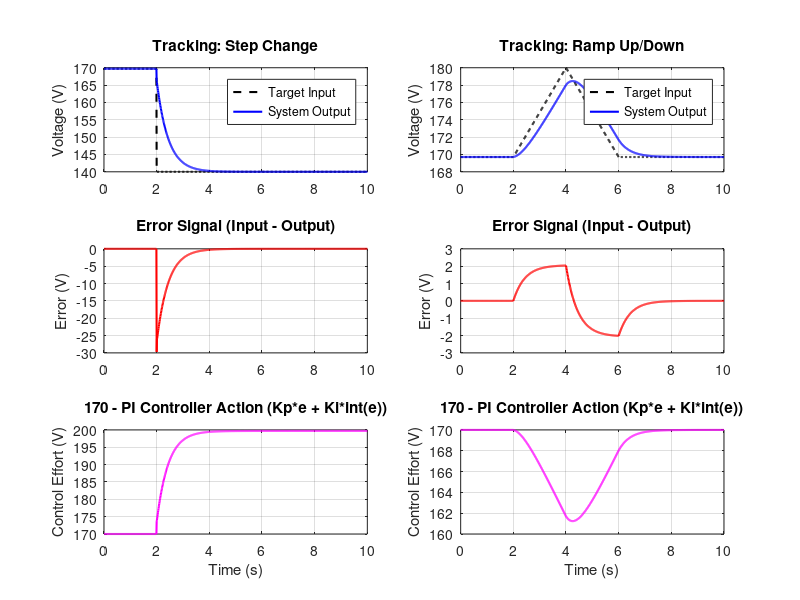

This chart was generated by the following MATLAB code: (Note: this script raises an error after producing the figure.)
%% Closed-Loop PI Controller Response to Step and Ramp Voltage Changes
clear; clc; close all;

% 1. Define System Parameters
V_nominal_rms = 120;                  % Nominal RMS Voltage
V_ref = V_nominal_rms * sqrt(2);      % Reference Peak Voltage (~170 Volts)

% PI Controller Gains
Kp = 0.1;  % Proportional gain
Ki = 2.5;  % Integral gain

% Time vector setup
dt = 0.01;         % Simulation time step (seconds)
t = 0:dt:10;       % Simulate for 10 seconds
N = length(t);     % Number of samples

% 2. Scenario 1: Step Change
% Create the varying voltage input: starts at 170V, steps down to 140V at t=2s
V_step_input = V_ref * ones(1, N);
step_start = find(t >= 2, 1);
V_step_input(step_start:end) = 140; 

% Initialize variables for Closed-Loop
error_step = zeros(1, N);
pi_out_step = zeros(1, N);
V_out_step = zeros(1, N);
integral_acc = 0; 

% Initial Condition: Assume the system starts perfectly at the reference
V_out_step(1) = V_ref; 

% Run the Closed-Loop PI Controller
for k = 2:N
    % 1. Error = Input Voltage - Output of System (Negative Feedback)
    error_step(k) = V_step_input(k) - V_out_step(k-1);
    
    % 2. Pass error through (Kp + Ki/s)
    integral_acc = integral_acc + (error_step(k) * dt);
    pi_out_step(k) = (Kp * error_step(k)) + (Ki * integral_acc);
    
    % 3. Add to Vreference (170V) to get final system output
    V_out_step(k) = pi_out_step(k) + V_ref;
end

% 3. Scenario 2: Ramp Up and Down
% Create the varying voltage input: starts at 170V, ramps to 190V, then back
V_ramp_input = V_ref * ones(1, N);

% Ramp up to 190V, then ramp back down
idx_up = (t >= 2 & t < 4);
V_ramp_input(idx_up) = V_ref + ((180 - V_ref) / 2) * (t(idx_up) - 2);
idx_down = (t >= 4 & t < 6);
V_ramp_input(idx_down) = 180 - ((180 - V_ref) / 2) * (t(idx_down) - 4);

% Initialize variables
error_ramp = zeros(1, N);
pi_out_ramp = zeros(1, N);
V_out_ramp = zeros(1, N);
integral_acc = 0; % Reset integral accumulator

% Initial Condition
V_out_ramp(1) = V_ref;

% Run the Closed-Loop PI Controller
for k = 2:N

    % 1. Error = Input Voltage - Output of System
    error_ramp(k) = V_ramp_input(k) - V_out_ramp(k-1); % Delayed output
    
    % 2. Pass error through (Kp + Ki/s)
    integral_acc = integral_acc + (error_ramp(k) * dt);
    pi_out_ramp(k) = (Kp * error_ramp(k)) + (Ki * integral_acc);
    
    % 3. Add to Vreference
    V_out_ramp(k) = pi_out_ramp(k) + V_ref;
end

% 4. Plotting the Results
figure('Name', 'Closed-Loop PI Response', 'Position', [100, 100, 1000, 700]);

% --- Step Change Plots ---
subplot(3, 2, 1);
plot(t, V_step_input, 'k--', 'LineWidth', 1.5); hold on;
plot(t, V_out_step, 'b', 'LineWidth', 1.5);
title('Tracking: Step Change');
ylabel('Voltage (V)');
legend('Target Input', 'System Output', 'Location', 'best');
grid on;

subplot(3, 2, 3);
plot(t, error_step, 'r', 'LineWidth', 1.5);
title('Error Signal (Input - Output)');
ylabel('Error (V)');
grid on;

subplot(3, 2, 5);
plot(t, (170 - pi_out_step), 'm', 'LineWidth', 1.5); % Subtract 170 from the output to get our actual amplitude 
title('170 - PI Controller Action (Kp*e + Ki*int(e))');
xlabel('Time (s)');
ylabel('Control Effort (V)');
grid on;

% --- Ramp Change Plots ---
subplot(3, 2, 2);
plot(t, V_ramp_input, 'k--', 'LineWidth', 1.5); hold on;
plot(t, V_out_ramp, 'b', 'LineWidth', 1.5);
title('Tracking: Ramp Up/Down');
ylabel('Voltage (V)');
legend('Target Input', 'System Output', 'Location', 'best');
grid on;

subplot(3, 2, 4);
plot(t, error_ramp, 'r', 'LineWidth', 1.5);
title('Error Signal (Input - Output)');
ylabel('Error (V)');
grid on;

subplot(3, 2, 6);
plot(t, (170 - pi_out_ramp), 'm', 'LineWidth', 1.5);
title('170 - PI Controller Action (Kp*e + Ki*int(e))');
xlabel('Time (s)');
ylabel('Control Effort (V)');
grid on;

sgtitle('Closed-Loop Tracking Performance (System Output = PI Action + V_{ref})');

%{

module AmplitudeTracker (
    input wire clk,           // 25 MHz
    input wire rst_n,
    input wire signed [15:0] adc_in, 
    output reg [15:0] amplitude
);

    reg [15:0] abs_val;
    reg [19:0] decay_cnt;
    parameter DECAY_RATE = 20'd1000000; // Adjust for tracking speed

    always @(posedge clk or negedge rst_n) begin
        if (!rst_n) begin
            abs_val   <= 16'd0;
            amplitude <= 16'd0;
            decay_cnt <= 20'd0;
        end else begin
            // 1. Rectification (Absolute Value)
            abs_val <= (adc_in[15]) ? -adc_in : adc_in;

            // 2. Peak Capture
            if (abs_val > amplitude) begin
                amplitude <= abs_val;
                decay_cnt <= 20'd0; // Reset decay timer on new peak
            end 
            // 3. Slow Decay (allows tracking when amplitude drops)
            else begin
                if (decay_cnt >= DECAY_RATE) begin
                    if (amplitude > 0) amplitude <= amplitude - 1'b1;
                    decay_cnt <= 20'd0;
                end else begin
                    decay_cnt <= decay_cnt + 1'b1;
                end
            end
        end
    end
endmodule
%}

%% Plot
% --- Set default plotting properties for consistent quality ---
% This ensures large, clear fonts throughout the figure without setting them for each element.
set(groot, 'DefaultAxesFontSize', 14);     % Base font size for all axes elements
set(groot, 'DefaultTextInterpreter', 'tex'); % Allow simple LaTeX-like formatting (\mu, ^2, etc.)
set(groot, 'DefaultLegendInterpreter', 'tex');
set(groot, 'DefaultLineLineWidth', 2);     % Thicker lines by default for better visibility
set(groot, 'DefaultFigureColor', 'w');      % White figure background (crucial for slides)

% --- Create the Enhanced Figure ---
figure('Name', 'Closed-Loop PI Response', ...
       'Position', [100, 100, 1000, 700], ... % Larger, prominent figure size
       'Renderer', 'painters');            % High-quality vector rendering (good for zooming)

% --- Generate the Main Plot ---
% Use thicker lines and slightly different color/style combination for excellent contrast.
plot(t, V_ramp_input, 'Color', [0.2 0.2 0.2], ... % Very dark gray (looks cleaner than pure black)
                      'LineStyle', '--', ...
                      'LineWidth', 4.0);         % Significantly thicker line
hold on;
plot(t, (170 - pi_out_ramp), 'Color', [0 0.4470 0.7410], ... % Standard MATLAB vibrant blue (very distinct)
                             'LineStyle', '-', ...
                             'LineWidth', 4.0);

% --- Customize Axes and Labels ---
title('\bfTracking Performance: Step Change and PI Control', ... % Bolder title, more descriptive
      'FontSize',40, 'Interpreter', 'tex'); % Larger title font
ylabel('\bfVoltage (V)', 'FontSize', 20);    % Bold label, distinct from tick marks
xlabel('\bfTime (s)', 'FontSize', 20);        % Bold label, distinct from tick marks

% Make the overall axes box look cleaner and bolder
ax = gca; % Get current axes
ax.Box = 'off'; % Removes the outer box, making the plot less "boxed-in"
ax.LineWidth = 1.5; % Thicker axes lines
ax.TickDir = 'out'; % Makes ticks point outwards for better visibility
ax.FontWeight = 'bold'; % Make the numbers on the axis bold

% Customize the grid (subtle but present)
grid on;
ax.GridLineStyle = '-';
ax.GridColor = [0.8 0.8 0.8]; % Light gray grid lines (won't distract from data)
ax.GridAlpha = 0.5;          % Make the grid semi-transparent

% --- Add an Impactful Legend ---
% A bold, distinct legend helps the audience instantly identify the lines.
[hl, h_obj] = legend('\bfPotential Input (Target)', ...
                      '\bfFilter Output (Controlled)', ... % Bold legend text, clearer names
                      'FontSize', 14, ...
                      'Box', 'on', 'EdgeColor', [0.5 0.5 0.5], 'LineWidth', 1); % Optional box for legend emphasis

% (Optional) Further customize specific legend elements if needed (e.g., thicker legend lines)
% for i = 1:length(h_obj)
%     if strcmp(h_obj(i).Type, 'line')
%         h_obj(i).LineWidth = 3; % Make the legend lines even thicker than the plot lines
%     end
% end

hold off;

%% CSV files for amplitude testbench
N = 2048;               % Larger buffer to allow time for ramping
bits = 16;              % 16-bit signed
max_val = 2^(bits-1)-1; % 32767

% Physical Parameters
fs = 720;               % Sampling rate (Hz)
f_grid = 60;            % Grid frequency (Hz)

% Time/Phase calculation
n = (0:N-1)';           
theta_fixed = 2*pi * (f_grid / fs) * n; 

% Create the Amplitude Envelope
% Buffer is 2048 samples. 
% 1-512: Hold 16384
% 513-1024: Ramp 16384 -> 24576
% 1025-1536: Ramp 24576 -> 16384
% 1537-2048: Hold 16384
envelope = zeros(N, 1);
envelope(1:256) = 0;
envelope(257:512) = 16384;
envelope(513:1024) = linspace(16384, 24576, 512);
compile_down = linspace(24576, 16384, 512);
envelope(1025:1536) = compile_down;
envelope(1537:end) = 16384;

% 1. Three-Phase Sinusoids with Modulated Amplitude
sig_A = envelope .* sin(theta_fixed);
sig_B = envelope .* sin(theta_fixed - 2*pi/3);
sig_C = envelope .* sin(theta_fixed - 4*pi/3);

% 2. Export to Hex
signals = {sig_A, sig_B, sig_C};
filenames = {'phase_a_zero.hex', 'phase_b_zero.hex', 'phase_c_zero.hex'};

for i = 1:length(signals)
    data = round(signals{i});
    
    % Clamp logic to prevent overflow wrapping
    data = max(min(data, max_val), -2^(bits-1));
    
    % Convert to 16-bit hex (4 digits), using 2s complement for negatives
    hex_vals = dec2hex(mod(data, 2^bits), 4);
    
    fid = fopen(filenames{i}, 'w');
    for row = 1:N
        fprintf(fid, '%s\n', hex_vals(row, :));
    end
    fclose(fid);
end

fprintf('Files generated. 60Hz sampled at 720Hz with amplitude envelope.\n');
